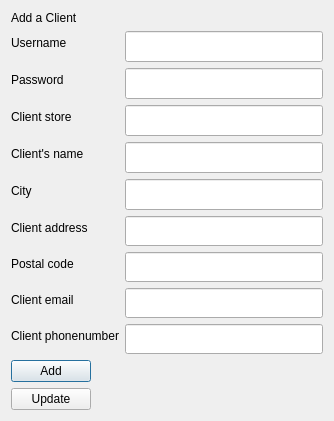
<?xml version="1.0" encoding="UTF-8"?>
<ui version="4.0">
 <class>Dialog</class>
 <widget class="QDialog" name="Dialog">
  <property name="geometry">
   <rect>
    <x>0</x>
    <y>0</y>
    <width>334</width>
    <height>421</height>
   </rect>
  </property>
  <property name="minimumSize">
   <size>
    <width>334</width>
    <height>421</height>
   </size>
  </property>
  <property name="windowTitle">
   <string>Dialog</string>
  </property>
  <layout class="QFormLayout" name="formLayout">
   <item row="0" column="0">
    <widget class="QLabel" name="label_31">
     <property name="styleSheet">
      <string notr="true">font: 12pt &quot;MS Shell Dlg 2&quot;;</string>
     </property>
     <property name="text">
      <string>Add a Client</string>
     </property>
    </widget>
   </item>
   <item row="1" column="0">
    <widget class="QLabel" name="label_30">
     <property name="text">
      <string>Username</string>
     </property>
    </widget>
   </item>
   <item row="1" column="1">
    <widget class="QLineEdit" name="text_username_client">
     <property name="sizePolicy">
      <sizepolicy hsizetype="Expanding" vsizetype="Expanding">
       <horstretch>0</horstretch>
       <verstretch>0</verstretch>
      </sizepolicy>
     </property>
     <property name="minimumSize">
      <size>
       <width>0</width>
       <height>30</height>
      </size>
     </property>
    </widget>
   </item>
   <item row="2" column="0">
    <widget class="QLabel" name="label_29">
     <property name="text">
      <string>Password</string>
     </property>
    </widget>
   </item>
   <item row="2" column="1">
    <widget class="QLineEdit" name="text_password_client">
     <property name="sizePolicy">
      <sizepolicy hsizetype="Expanding" vsizetype="Expanding">
       <horstretch>0</horstretch>
       <verstretch>0</verstretch>
      </sizepolicy>
     </property>
     <property name="minimumSize">
      <size>
       <width>0</width>
       <height>30</height>
      </size>
     </property>
    </widget>
   </item>
   <item row="3" column="0">
    <widget class="QLabel" name="label_33">
     <property name="text">
      <string>Client store</string>
     </property>
    </widget>
   </item>
   <item row="3" column="1">
    <widget class="QLineEdit" name="text_client_store">
     <property name="sizePolicy">
      <sizepolicy hsizetype="Expanding" vsizetype="Expanding">
       <horstretch>0</horstretch>
       <verstretch>0</verstretch>
      </sizepolicy>
     </property>
     <property name="minimumSize">
      <size>
       <width>0</width>
       <height>30</height>
      </size>
     </property>
    </widget>
   </item>
   <item row="4" column="0">
    <widget class="QLabel" name="label_32">
     <property name="text">
      <string>Client's name</string>
     </property>
    </widget>
   </item>
   <item row="4" column="1">
    <widget class="QLineEdit" name="text_client_name">
     <property name="sizePolicy">
      <sizepolicy hsizetype="Expanding" vsizetype="Expanding">
       <horstretch>0</horstretch>
       <verstretch>0</verstretch>
      </sizepolicy>
     </property>
     <property name="minimumSize">
      <size>
       <width>0</width>
       <height>30</height>
      </size>
     </property>
    </widget>
   </item>
   <item row="5" column="0">
    <widget class="QLabel" name="label_34">
     <property name="text">
      <string>City</string>
     </property>
    </widget>
   </item>
   <item row="5" column="1">
    <widget class="QLineEdit" name="text_client_city">
     <property name="sizePolicy">
      <sizepolicy hsizetype="Expanding" vsizetype="Expanding">
       <horstretch>0</horstretch>
       <verstretch>0</verstretch>
      </sizepolicy>
     </property>
     <property name="minimumSize">
      <size>
       <width>0</width>
       <height>30</height>
      </size>
     </property>
    </widget>
   </item>
   <item row="6" column="0">
    <widget class="QLabel" name="label_27">
     <property name="text">
      <string>Client address</string>
     </property>
    </widget>
   </item>
   <item row="6" column="1">
    <widget class="QLineEdit" name="text_client_address">
     <property name="minimumSize">
      <size>
       <width>0</width>
       <height>30</height>
      </size>
     </property>
    </widget>
   </item>
   <item row="7" column="0">
    <widget class="QLabel" name="label_35">
     <property name="text">
      <string>Postal code</string>
     </property>
    </widget>
   </item>
   <item row="7" column="1">
    <widget class="QLineEdit" name="text_client_postal_code">
     <property name="minimumSize">
      <size>
       <width>0</width>
       <height>30</height>
      </size>
     </property>
    </widget>
   </item>
   <item row="8" column="0">
    <widget class="QLabel" name="label_28">
     <property name="text">
      <string>Client email</string>
     </property>
    </widget>
   </item>
   <item row="8" column="1">
    <widget class="QLineEdit" name="text_client_email">
     <property name="minimumSize">
      <size>
       <width>0</width>
       <height>30</height>
      </size>
     </property>
    </widget>
   </item>
   <item row="9" column="0">
    <widget class="QLabel" name="label_36">
     <property name="text">
      <string>Client phonenumber</string>
     </property>
    </widget>
   </item>
   <item row="9" column="1">
    <widget class="QLineEdit" name="text_client_phone">
     <property name="minimumSize">
      <size>
       <width>0</width>
       <height>30</height>
      </size>
     </property>
    </widget>
   </item>
   <item row="10" column="0">
    <widget class="QPushButton" name="add_client_button">
     <property name="maximumSize">
      <size>
       <width>200</width>
       <height>16777215</height>
      </size>
     </property>
     <property name="text">
      <string>Add</string>
     </property>
    </widget>
   </item>
   <item row="11" column="0">
    <widget class="QPushButton" name="update_client_button">
     <property name="maximumSize">
      <size>
       <width>200</width>
       <height>16777215</height>
      </size>
     </property>
     <property name="text">
      <string>Update</string>
     </property>
    </widget>
   </item>
  </layout>
 </widget>
 <resources/>
 <connections/>
</ui>
